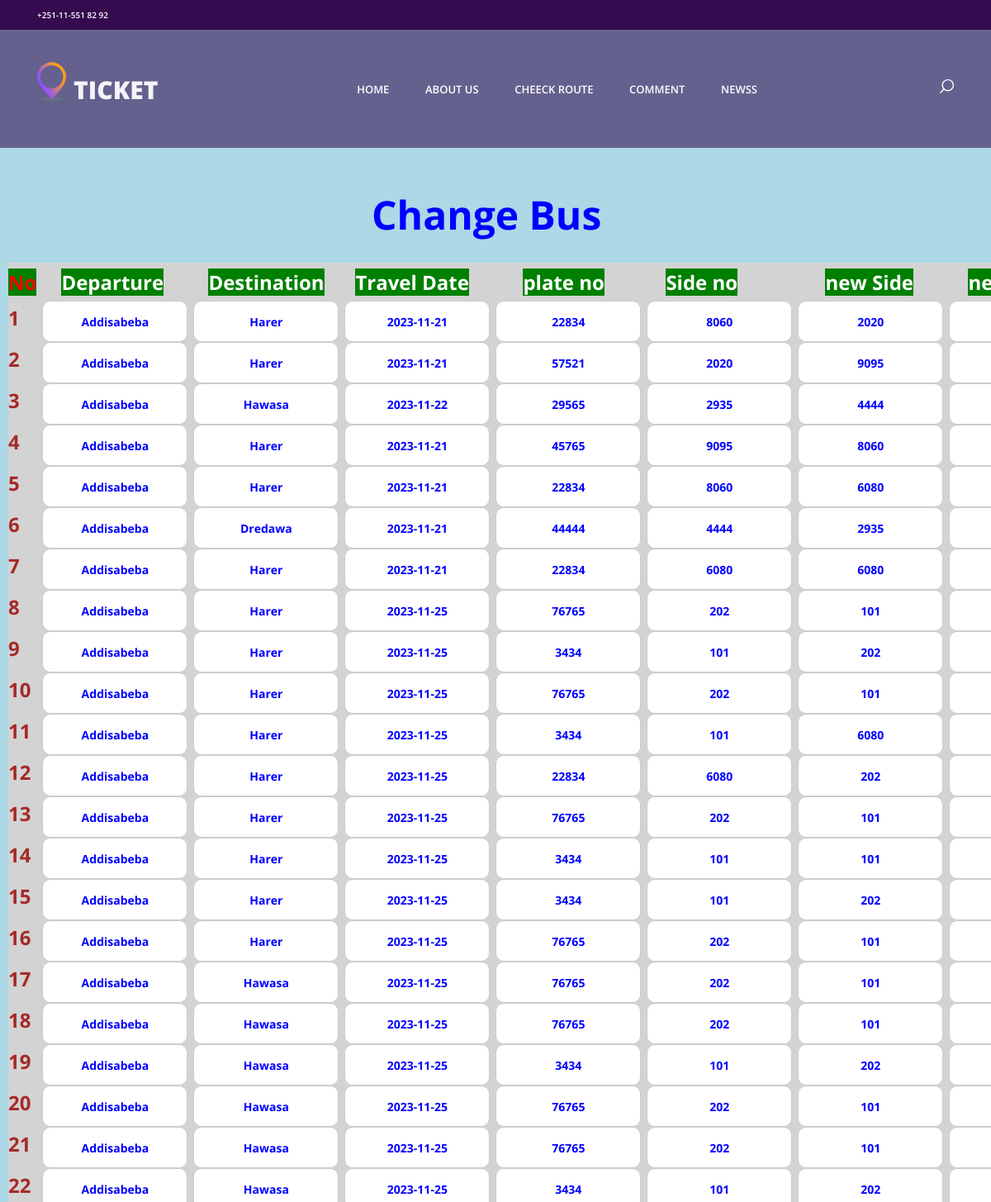
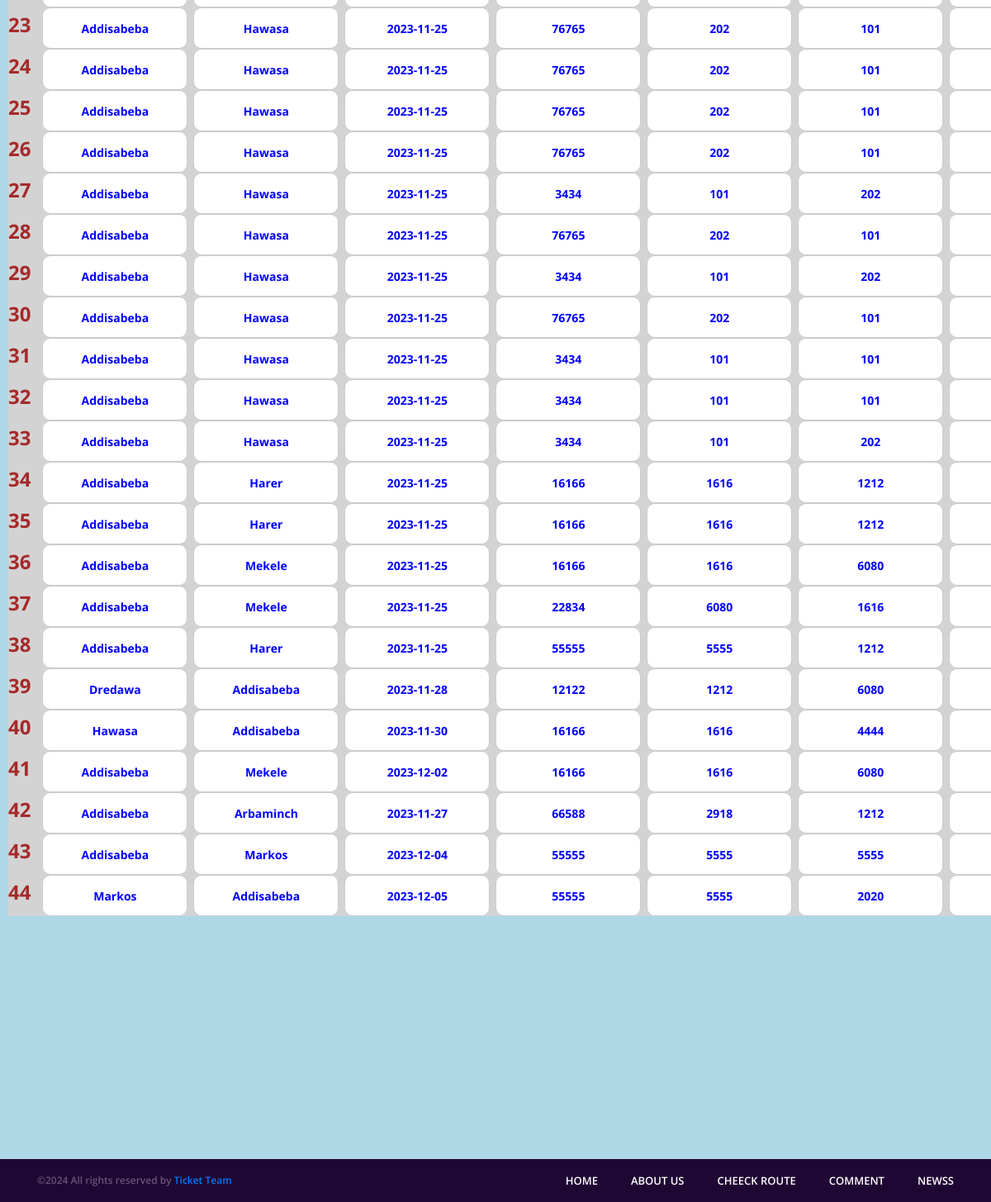
The app's page /changebuses with its own data (2 pictures, top to bottom).
### models/buschange.py (models this page shows, shortened)
class Buschange(BaseModel, Base):
    __tablename__ = 'buschanges'
    date = Column(String(30), nullable = False)
    depcity = Column(String(20), nullable = False)
    descity = Column(String(20), nullable = False)
    side_no = Column(Integer, nullable = False)
    plate_no = Column(Integer, nullable = False)
    new_plate_no = Column(Integer, nullable = False)
    new_side_no = Column(Integer, nullable = False)

### front_end/views.py (the view)
@views.route('/changebuses')
def changebuses():
    buschange = []
    buse = storage.all(Buschange)
    for bus in buse.values():
        buschange.append(bus.to_dict())
    if buschange:
        return render_template('busschange.html', buschange=buschange)
    else:
        return render_template('error.html', error="NO change buses!.")

### engine/db_storage.py (called while the page is built)
    def all(self, cls=None):
        if cls is None:
            objs = self.__session.query(User).all()
            objs.extend(self.__session.query(Bus).all())
            objs.extend(self.__session.query(Admin).all())
            objs.extend(self.__session.query(City).all())
            objs.extend(self.__session.query(Ticket).all())
            objs.extend(self.__session.query(Route).all())
            objs.extend(self.__session.query(Worker).all())
            objs.extend(self.__session.query(Buschange).all())
        else:
            if type(cls) == str:
                cls = eval(cls)
            objs = self.__session.query(cls)
            print(objs)
        return {"{}.{}".format(type(o).__name__, o.id): o for o in objs}

    def close(self):
        self.__session.close()

### models/base.py (called while the page is built)
    def to_dict(self):
        my_dict = self.__dict__.copy()
        cls_name = type(self).__name__
        my_dict['__class__'] = cls_name
        try:
            my_dict['created_at'] = my_dict['created_at'].isoformat()
            my_dict['updated_at'] = my_dict['updated_at'].isoformat()
        except KeyError:
            pass
        if "_sa_instance_state" in my_dict:
            del my_dict["_sa_instance_state"]
        if cls_name == "User":
            del my_dict['password']
        return my_dict

### front_end/templates/busschange.html (shortened to what this page needs)
<!DOCTYPE html>
<html lang="en">
<head>
<link rel="stylesheet" type="text/css" href="../static/styles/bootstrap4/bootstrap.min.css">
<link href="../static/plugins/font-awesome-4.7.0/css/font-awesome.min.css" rel="stylesheet" type="text/css">
<link rel="stylesheet" type="text/css" href="../static/plugins/OwlCarousel2-2.2.1/owl.carousel.css">
<link rel="stylesheet" type="text/css" href="../static/plugins/OwlCarousel2-2.2.1/owl.theme.default.css">
<link rel="stylesheet" type="text/css" href="../static/plugins/OwlCarousel2-2.2.1/animate.css">
<link rel="stylesheet" type="text/css" href="../static/styles/main_styles.css">
<link rel="stylesheet" type="text/css" href="../static/styles/responsive.css">
</head>
<body style="background-color: lightblue;">
<div class="super_container">
<header class="header">
                <div class="top_bar">
                        <div class="container">
                                <div class="row">
                                        <div class="col d-flex flex-row">
                                                <div class="phone">+251-11-551 82 92</div>
                                                <div class="social">
                                                        <ul class="social_list">
                                                                <li class="social_list_item"><a href="#"><i class="fa fa-pinterest" aria-hidden="true"></i></a></li>
                                                                <li class="social_list_item"><a href="#"><i class="fa fa-facebook" aria-hidden="true"></i></a></li>
                                                                <li class="social_list_item"><a href="#"><i class="fa fa-twitter" aria-hidden="true"></i></a></li>
                                                                <li class="social_list_item"><a href="#"><i class="fa fa-dribbble" aria-hidden="true"></i></a></li>
                                                                <li class="social_list_item"><a href="#"><i class="fa fa-behance" aria-hidden="true"></i></a></li>
                                                                <li class="social_list_item"><a href="#"><i class="fa fa-linkedin" aria-hidden="true"></i></a></li>
                                                        </ul>
                                                </div>
                                        </div>
                                </div>
                        </div>
                </div>
		<nav class="main_nav">
                        <div class="container">
                                <div class="row">
                                        <div class="col main_nav_col d-flex flex-row align-items-center justify-content-start">
                                                <div class="logo_container">
                                                        <div class="logo"><a href="#"><img src="../static/images/logo.png" alt="">ticket</a></div>
                                                </div>
                                                <div class="main_nav_container ml-auto">
                                                <ul class="main_nav_list">
							<li class="main_nav_item"><a href="home">home</a></li>
                                                 	<li class="main_nav_item"><a href="about">about us</a></li>
                                                 	<li class="main_nav_item"><a href="offers">cheeck route</a></li>
                                                        <li class="main_nav_item"><a href="comment">comment</a></li>
                                                        <li class="main_nav_item"><a href="changebuses">newss</a></li>
                                                 </ul>
                                                </div>
                                                <div class="content_search ml-lg-0 ml-auto">
                                                </div>
                                        </div>
                                </div>
                        </div>
                </nav>
        </header>
 <h1 style="margin-left:450px;color:blue;"><b>Change Bus</b> </h1></br>
<table style="margin-left:10px; width: 450px; background-color: lightgray;">
<thead>
  <tr style="background-color: lightgray; width: 400px;">
    <th style="padding-top: 10px;">
    </th>
</tr>
<tr>
    <th><h3><b style="color: red; background-color: green;">No</b></h3></th>
    <th><h3><b style="color: white; background-color: green; margin-left: 30px;">Departure</b></h3></th>
    <th><h3><b style="color: white; background-color: green; margin-left: 25px;">Destination</b></h3></th>
    <th><h3><b style="color: white; background-color: green; margin-left: 20px;">Travel Date</b></h3></th>
    <th><h3><b style="color: white; background-color: green; margin-left: 40px;">plate no</b></h3></th>
    <th><h3><b style="color: white; background-color: green; margin-left: 30px;">Side no</b></h3></th>
    <th><h3><b style="color: white; background-color: green; margin-left: 40px;">new Side</b></h3></th>
    <th><h3><b style="color: white; background-color: green; margin-left: 30px;">new Plate</b></h3></th>
</tr>
</thead>
    <tbody style="background-color: lightgray; margin-left: 300px;">
        {% for bus in buschange%}
        <tr>
            <td><h3><b style="color: brown;">{{ loop.index }}</b></h3></td>
            <td>
    <input type="text" name="plate_no" value="{{ bus.depcity}}" readonly style="height: 50px; margin-left: 7px; text-align: center; color: blue; border-radius: 10px; border: 1px solid #ccc; font-weight: bold;">
    </td>
    <td>
    <input type="text" name="sideno" value="{{ bus.descity }}" readonly style="height: 50px; margin-left: 7px; text-align: center; color: blue; border-radius: 10px; border: 1px solid #ccc; font-weight: bold;">
    </td>
    <td>
<input type="text" name="no_seats" value="{{bus.date}}" readonly style="height: 50px; margin-left: 7px; text-align: center; color: blue; border-radius: 10px; border: 1px solid #ccc; font-weight: bold;"></td>
 <td>
<input type="text" name="no_seats" value="{{bus.plate_no}}" readonly style="height: 50px; margin-left: 7px; text-align: center; color: blue; border-radius: 10px; border: 1px solid #ccc; font-weight: bold;"></td>
 <td>
<input type="text" name="no_seats" value="{{bus.side_no}}" readonly style="height: 50px; margin-left: 7px; text-align: center; color: blue; border-radius: 10px; border: 1px solid #ccc; font-weight: bold;"></td>
 <td>
<input type="text" name="no_seats" value="{{bus.new_side_no}}" readonly style="height: 50px; margin-left: 7px; text-align: center; color: blue; border-radius: 10px; border: 1px solid #ccc; font-weight: bold;"></td>
    <td>
	<input type="text" value="{{bus.new_plate_no}}" maxlength="4" readonly style="height: 50px; margin-left: 7px; text-align: center; color: blue; border-radius: 10px; border: 1px solid #ccc; font-weight: bold;">
	    </td>
</tr>
        {% endfor %}
    </tbody>
</table>
  <div class="copyright">
                <div class="container">
                        <div class="row">
                                <div class="col-lg-3 order-lg-1 order-2  ">
                                        <div class="copyright_content d-flex flex-row align-items-center">
                                                <div>
&copy;<script>document.write(new Date().getFullYear());</script> All rights reserved by <a href="#">Ticket Team</a>
</div>
                                        </div>
                                </div>
                                <div class="col-lg-9 order-lg-2 order-1">
                                        <div class="footer_nav_container d-flex flex-row align-items-center justify-content-lg-end">
                                                <div class="footer_nav">
                                                        <ul class="footer_nav_list">
                                             		  <li class="main_nav_item"><a href="home">home</a></li>
                                                                <li class="main_nav_item"><a href="about">about us</a></li>
                                                                <li class="main_nav_item"><a href="offers">cheeck route</a></li>
                                                                <li class="main_nav_item"><a href="comment">comment</a></li>
                                                                <li class="main_nav_item"><a href="changebuses">newss</a></li>
                                                        </ul>
                                                </div>
                                        </div>
                                </div>
                        </div>
                </div>
        </div>
</div>
</body>
</html>

### front_end/static/styles/main_styles.css (style rules this page uses)
* { margin: 0; padding: 0; -webkit-font-smoothing: antialiased; -webkit-text-shadow: rgba(0,0,0,.01) 0 0 1px; text-shadow: rgba(0,0,0,.01) 0 0 1px; }
body { font-family: 'Open Sans', sans-serif; font-size: 14px; font-weight: 400; background: #FFFFFF; color: #a5a5a5; }
div { display: block; position: relative; -webkit-box-sizing: border-box; -moz-box-sizing: border-box; box-sizing: border-box; }
ul { list-style: none; margin-bottom: 0px; }
a, a:hover, a:visited, a:active, a:link { text-decoration: none; -webkit-font-smoothing: antialiased; -webkit-text-shadow: rgba(0,0,0,.01) 0 0 1px; text-shadow: rgba(0,0,0,.01) 0 0 1px; }
h1 { font-size: 48px; }
h3 { font-size: 24px; }
h1, h2, h3, h4, h5, h6 { font-family: 'Open Sans', sans-serif; -webkit-font-smoothing: antialiased; -webkit-text-shadow: rgba(0,0,0,.01) 0 0 1px; text-shadow: rgba(0,0,0,.01) 0 0 1px; }
.super_container { width: 100%; overflow: hidden; }
.header { position: fixed; width: 100%; background: rgba(54, 19, 84, 0.6); z-index: 12; }
.top_bar { width: 100%; height: 36px; background: #350a4e; -webkit-transition: all 400ms ease; -moz-transition: all 400ms ease; -ms-transition: all 400ms ease; -o-transition: all 400ms ease; transition: all 400ms ease; }
.phone { display: inline-block; margin-right: 36px; line-height: 36px; font-size: 10px; font-weight: 600; color: #FFFFFF; }
.social_list_item { position: relative; display: inline-block; margin-right: 3px; }
.social_list_item:last-child { margin-right: 0px; }
.social_list_item a { display: block; width: 100%; padding-left: 10px; padding-right: 10px; line-height: 36px; }
.social_list_item a i { font-size: 12px; color: #FFFFFF; -webkit-transition: all 200ms ease; -moz-transition: all 200ms ease; -ms-transition: all 200ms ease; -o-transition: all 200ms ease; transition: all 200ms ease; }
.main_nav_col { height: 143px; -webkit-transition: all 400ms ease; -moz-transition: all 400ms ease; -ms-transition: all 400ms ease; -o-transition: all 400ms ease; transition: all 400ms ease; }
.logo_container { -webkit-transform: translateY(-6px); -moz-transform: translateY(-6px); -ms-transform: translateY(-6px); -o-transform: translateY(-6px); transform: translateY(-6px); }
.logo a { font-family: 'Open Sans', sans-serif; font-size: 30px; color: #f4f4f8; font-weight: 800; text-transform: uppercase; }
.logo a img { display: inline-block; vertical-align: baseline; margin-right: 9px; -webkit-transform: translateY(2px); -moz-transform: translateY(2px); -ms-transform: translateY(2px); -o-transform: translateY(2px); transform: translateY(2px); }
.main_nav_container { margin-right: 221px; }
.main_nav_item { position: relative; display: inline-block; margin-right: 40px; }
.main_nav_item:last-child { margin-right: 0px; }
.main_nav_item a { font-family: 'Open Sans', sans-serif; font-size: 13px; font-weight: 600; color: #FFFFFF; text-transform: uppercase; padding-bottom: 10px; padding-top: 10px; }
.main_nav_item::after { display: block; position: absolute; left: -1px; bottom: -11px; width: calc(100% + 2px); height: 2px; background: linear-gradient(to right, #fa9e1b, #8d4fff); content: ''; opacity: 0; -webkit-transition: all 200ms ease; -moz-transition: all 200ms ease; -ms-transition: all 200ms ease; -o-transition: all 200ms ease; transition: all 200ms ease; }
.content_search { -webkit-transform: translateY(-1px); -moz-transform: translateY(-1px); -ms-transform: translateY(-1px); -o-transform: translateY(-1px); transform: translateY(-1px); cursor: pointer; }
.copyright { background: #1f0733; }
.copyright_content { height: 52px; }
.copyright_content div { font-size: 12px; font-weight: 600; color: #685677; }
.footer_nav_container { height: 52px; }
.footer_nav_list { font-size: 0px; }

### records on screen
Buschange: plate_no "Addisabeba", sideno "Harer", no_seats "2023-11-21", no_seats "22834", no_seats "8060", no_seats "2020", new_plate_no "57521"
Buschange: plate_no "Addisabeba", sideno "Harer", no_seats "2023-11-21", no_seats "57521", no_seats "2020", no_seats "9095", new_plate_no "45765"
Buschange: plate_no "Addisabeba", sideno "Hawasa", no_seats "2023-11-22", no_seats "29565", no_seats "2935", no_seats "4444", new_plate_no "57521"
Buschange: plate_no "Addisabeba", sideno "Harer", no_seats "2023-11-21", no_seats "45765", no_seats "9095", no_seats "8060", new_plate_no "22834"
Buschange: plate_no "Addisabeba", sideno "Harer", no_seats "2023-11-21", no_seats "22834", no_seats "8060", no_seats "6080", new_plate_no "22834"
Buschange: plate_no "Addisabeba", sideno "Dredawa", no_seats "2023-11-21", no_seats "44444", no_seats "4444", no_seats "2935", new_plate_no "29565"
Buschange: plate_no "Addisabeba", sideno "Harer", no_seats "2023-11-21", no_seats "22834", no_seats "6080", new_plate_no "22834"
Buschange: plate_no "Addisabeba", sideno "Harer", no_seats "2023-11-25", no_seats "76765", no_seats "202", no_seats "101", new_plate_no "3434"
Buschange: plate_no "Addisabeba", sideno "Harer", no_seats "2023-11-25", no_seats "3434", no_seats "101", no_seats "202", new_plate_no "76765"
Buschange: plate_no "Addisabeba", sideno "Harer", no_seats "2023-11-25", no_seats "76765", no_seats "202", no_seats "101", new_plate_no "3434"
Buschange: plate_no "Addisabeba", sideno "Harer", no_seats "2023-11-25", no_seats "3434", no_seats "101", no_seats "6080", new_plate_no "22834"
Buschange: plate_no "Addisabeba", sideno "Harer", no_seats "2023-11-25", no_seats "22834", no_seats "6080", no_seats "202", new_plate_no "76765"
Buschange: plate_no "Addisabeba", sideno "Harer", no_seats "2023-11-25", no_seats "76765", no_seats "202", no_seats "101", new_plate_no "3434"
Buschange: plate_no "Addisabeba", sideno "Harer", no_seats "2023-11-25", no_seats "3434", no_seats "101", new_plate_no "3434"
Buschange: plate_no "Addisabeba", sideno "Harer", no_seats "2023-11-25", no_seats "3434", no_seats "101", no_seats "202", new_plate_no "76765"
Buschange: plate_no "Addisabeba", sideno "Harer", no_seats "2023-11-25", no_seats "76765", no_seats "202", no_seats "101", new_plate_no "3434"
Buschange: plate_no "Addisabeba", sideno "Hawasa", no_seats "2023-11-25", no_seats "76765", no_seats "202", no_seats "101", new_plate_no "3434"
Buschange: plate_no "Addisabeba", sideno "Hawasa", no_seats "2023-11-25", no_seats "76765", no_seats "202", no_seats "101", new_plate_no "3434"
Buschange: plate_no "Addisabeba", sideno "Hawasa", no_seats "2023-11-25", no_seats "3434", no_seats "101", no_seats "202", new_plate_no "76765"
Buschange: plate_no "Addisabeba", sideno "Hawasa", no_seats "2023-11-25", no_seats "76765", no_seats "202", no_seats "101", new_plate_no "3434"
Buschange: plate_no "Addisabeba", sideno "Hawasa", no_seats "2023-11-25", no_seats "76765", no_seats "202", no_seats "101", new_plate_no "3434"
Buschange: plate_no "Addisabeba", sideno "Hawasa", no_seats "2023-11-25", no_seats "3434", no_seats "101", no_seats "202", new_plate_no "76765"
Buschange: plate_no "Addisabeba", sideno "Hawasa", no_seats "2023-11-25", no_seats "76765", no_seats "202", no_seats "101", new_plate_no "3434"
Buschange: plate_no "Addisabeba", sideno "Hawasa", no_seats "2023-11-25", no_seats "76765", no_seats "202", no_seats "101", new_plate_no "3434"
Buschange: plate_no "Addisabeba", sideno "Hawasa", no_seats "2023-11-25", no_seats "76765", no_seats "202", no_seats "101", new_plate_no "3434"
Buschange: plate_no "Addisabeba", sideno "Hawasa", no_seats "2023-11-25", no_seats "76765", no_seats "202", no_seats "101", new_plate_no "3434"
Buschange: plate_no "Addisabeba", sideno "Hawasa", no_seats "2023-11-25", no_seats "3434", no_seats "101", no_seats "202", new_plate_no "76765"
Buschange: plate_no "Addisabeba", sideno "Hawasa", no_seats "2023-11-25", no_seats "76765", no_seats "202", no_seats "101", new_plate_no "3434"
Buschange: plate_no "Addisabeba", sideno "Hawasa", no_seats "2023-11-25", no_seats "3434", no_seats "101", no_seats "202", new_plate_no "76765"
Buschange: plate_no "Addisabeba", sideno "Hawasa", no_seats "2023-11-25", no_seats "76765", no_seats "202", no_seats "101", new_plate_no "3434"
Buschange: plate_no "Addisabeba", sideno "Hawasa", no_seats "2023-11-25", no_seats "3434", no_seats "101", new_plate_no "3434"
Buschange: plate_no "Addisabeba", sideno "Hawasa", no_seats "2023-11-25", no_seats "3434", no_seats "101", new_plate_no "3434"
Buschange: plate_no "Addisabeba", sideno "Hawasa", no_seats "2023-11-25", no_seats "3434", no_seats "101", no_seats "202", new_plate_no "76765"
Buschange: plate_no "Addisabeba", sideno "Harer", no_seats "2023-11-25", no_seats "16166", no_seats "1616", no_seats "1212", new_plate_no "12122"
Buschange: plate_no "Addisabeba", sideno "Harer", no_seats "2023-11-25", no_seats "16166", no_seats "1616", no_seats "1212", new_plate_no "12122"
Buschange: plate_no "Addisabeba", sideno "Mekele", no_seats "2023-11-25", no_seats "16166", no_seats "1616", no_seats "6080", new_plate_no "22834"
Buschange: plate_no "Addisabeba", sideno "Mekele", no_seats "2023-11-25", no_seats "22834", no_seats "6080", no_seats "1616", new_plate_no "16166"
Buschange: plate_no "Addisabeba", sideno "Harer", no_seats "2023-11-25", no_seats "55555", no_seats "5555", no_seats "1212", new_plate_no "12122"
Buschange: plate_no "Dredawa", sideno "Addisabeba", no_seats "2023-11-28", no_seats "12122", no_seats "1212", no_seats "6080", new_plate_no "22834"
Buschange: plate_no "Hawasa", sideno "Addisabeba", no_seats "2023-11-30", no_seats "16166", no_seats "1616", no_seats "4444", new_plate_no "44444"
Buschange: plate_no "Addisabeba", sideno "Mekele", no_seats "2023-12-02", no_seats "16166", no_seats "1616", no_seats "6080", new_plate_no "22834"
Buschange: plate_no "Addisabeba", sideno "Arbaminch", no_seats "2023-11-27", no_seats "66588", no_seats "2918", no_seats "1212", new_plate_no "12122"
Buschange: plate_no "Addisabeba", sideno "Markos", no_seats "2023-12-04", no_seats "55555", no_seats "5555", new_plate_no "55555"
Buschange: plate_no "Markos", sideno "Addisabeba", no_seats "2023-12-05", no_seats "55555", no_seats "5555", no_seats "2020", new_plate_no "57521"
